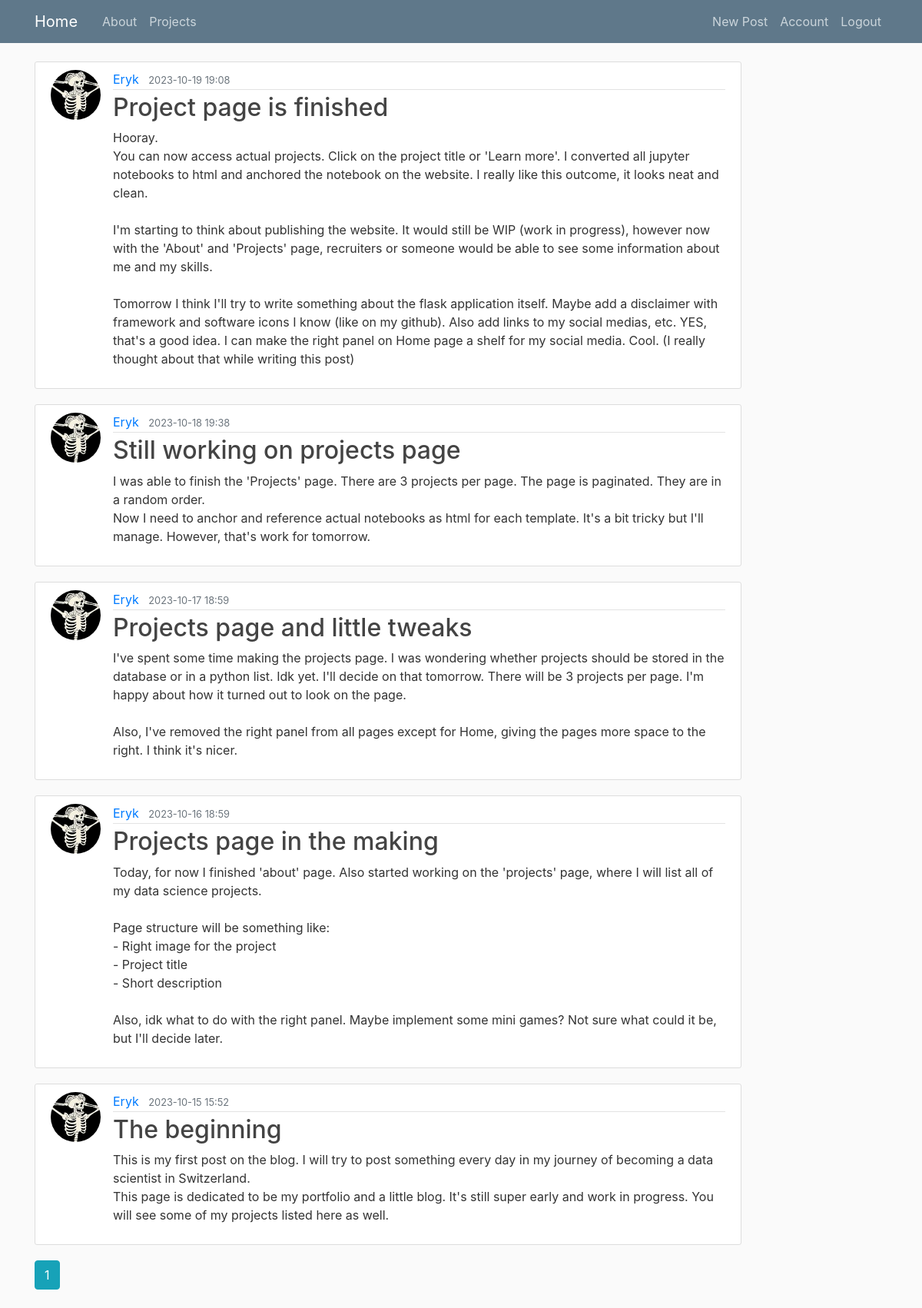
Screenshot of / (signed in) with the database file from the repository.
### blog/models.py (models this page shows, shortened)
class Post(db.Model):
    id = db.Column(db.Integer, primary_key=True)
    title = db.Column(db.String(100), nullable=False)
    date_posted = db.Column(db.DateTime, nullable=False, default=datetime.utcnow)
    content = db.Column(db.Text, nullable=False)
    user_id = db.Column(db.Integer, db.ForeignKey('user.id'), nullable=False)

class User(db.Model, UserMixin):
    id = db.Column(db.Integer, primary_key=True)
    username = db.Column(db.String(20), unique=True, nullable=False)
    email = db.Column(db.String(120), unique=True, nullable=False)
    image_file = db.Column(db.String(20), nullable=False, default='default.jpg')
    password = db.Column(db.String(60), nullable=False)
    posts = db.relationship('Post', backref='author', lazy=True)

### blog/main/routes.py (the view)
@main.route("/")
@main.route("/home")
def home():
	page = request.args.get('page', default=1, type=int)
	posts = Post.query.order_by(Post.date_posted.desc()).paginate(page=page, per_page=5)
	return render_template('home.html', posts=posts)

### blog/models.py (called while the page is built)
@login_manager.user_loader
def load_user(user_id):
    return User.query.get(int(user_id))

### blog/templates/home.html
{% extends "layout.html" %}
{% block content %}
    {% for post in posts.items %}
        <article class="media content-section">
            <img class="rounded-circle article-img" src="{{ url_for('static', filename='profile_pics/' + post.author.image_file) }}">
            <div class="media-body">
                <div class="article-metadata">
                    <a class="mr-2" href="{{ url_for('users.user_posts', username=post.author.username) }}" style="text-decoration: none;">{{ post.author.username }}</a>
                    <small class="text-muted">{{ post.date_posted.strftime('%Y-%m-%d %H:%M') }}</small>
                </div>
                <h2><a class="article-title" href="{{ url_for('posts.post', post_id=post.id) }}" style="text-decoration: none;">{{ post.title }}</a></h2>
                <p class="article-content">{{ post.content }}</p>
            </div>
        </article>
    {% endfor %}
    {% for page_num in posts.iter_pages(left_edge=1, right_edge=1, left_current=1, right_current=1) %}
        {% if page_num %}
            {% if posts.page == page_num %}
                <a class="btn btn-info mb-4" href="{{ url_for('main.home', page=page_num) }}">{{ page_num }}</a>
            {% else %}
                <a class="btn btn-outline-info mb-4" href="{{ url_for('main.home', page=page_num) }}">{{ page_num }}</a>
            {% endif %}
        {% else %}
            ...
        {% endif %}
    {% endfor %}
{% endblock content %}

### blog/static/main.css (style rules this page uses)
body { background: #fafafa; color: #333333; margin-top: 5rem; }
h1, h2, h3, h4, h5, h6 { color: #444444; }
.content-section { background: #ffffff; padding: 10px 20px; border: 1px solid #dddddd; border-radius: 3px; margin-bottom: 20px; }
.article-title { color: #444444; }
.article-content { white-space: pre-line; }
.article-img { height: 65px; width: 65px; margin-right: 16px; }
.article-metadata { padding-bottom: 1px; margin-bottom: 4px; border-bottom: 1px solid #e3e3e3 }

### rows the page displays
Post: image_file (picture), author.username "Eryk", date_posted "2023-10-19 19:08", title "Project page is finished", content "Hooray. You can now access actual projects. Click on the project title or 'Learn more'. I converted all jupyter notebooks to html and anchored the notebook on the website. I really like this outcome, it looks neat and clean. I'm starting to think about publishing the website. It would still be WIP (work in progress), however now with the 'About' and 'Projects' page, recruiters or someone would be able to see some information about me and my skills. Tomorrow I think I'll try to write something about the flask application itself. Maybe add a disclaimer with framework and software icons I know (like on my github). Also add links to my social medias, etc. YES, that's a good idea. I can make the…"
Post: image_file (picture), author.username "Eryk", date_posted "2023-10-18 19:38", title "Still working on projects page", content "I was able to finish the 'Projects' page. There are 3 projects per page. The page is paginated. They are in a random order. Now I need to anchor and reference actual notebooks as html for each template. It's a bit tricky but I'll manage. However, that's work for tomorrow."
Post: image_file (picture), author.username "Eryk", date_posted "2023-10-17 18:59", title "Projects page and little tweaks", content "I've spent some time making the projects page. I was wondering whether projects should be stored in the database or in a python list. Idk yet. I'll decide on that tomorrow. There will be 3 projects per page. I'm happy about how it turned out to look on the page. Also, I've removed the right panel from all pages except for Home, giving the pages more space to the right. I think it's nicer."
Post: image_file (picture), author.username "Eryk", date_posted "2023-10-16 18:59", title "Projects page in the making", content "Today, for now I finished 'about' page. Also started working on the 'projects' page, where I will list all of my data science projects. Page structure will be something like: - Right image for the project - Project title - Short description Also, idk what to do with the right panel. Maybe implement some mini games? Not sure what could it be, but I'll decide later."
Post: image_file (picture), author.username "Eryk", date_posted "2023-10-15 15:52", title "The beginning", content "This is my first post on the blog. I will try to post something every day in my journey of becoming a data scientist in Switzerland. This page is dedicated to be my portfolio and a little blog. It's still super early and work in progress. You will see some of my projects listed here as well."

### other values shown
{{ page_num }} "1"
